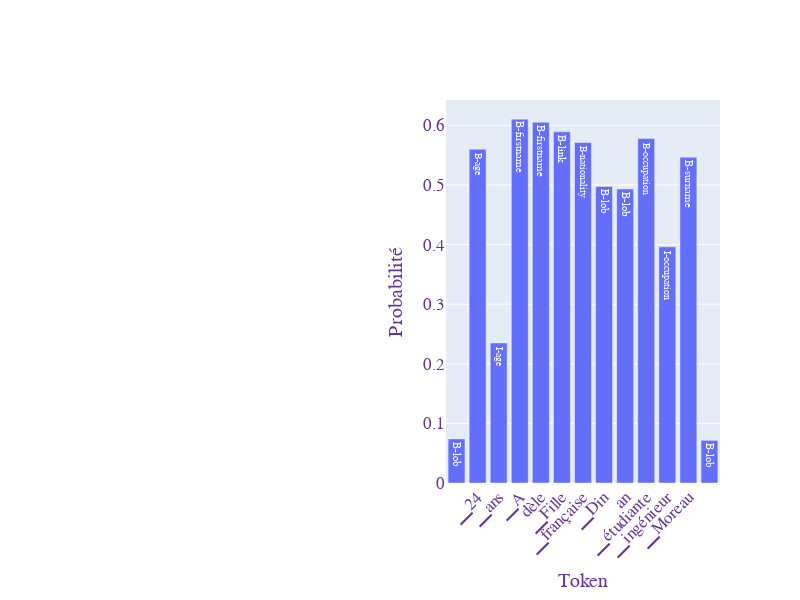

Notebook code cell kept with this figure:
### Code cell
# Get the maximum probability for each word
max_probabilities = torch.max(probas, dim=2).values.squeeze().tolist()

# Get the tokens
tokens = tokenizer.convert_ids_to_tokens(inputs['input_ids'][0])
tags = [id2tag[torch.argmax(probas[0, i, :]).item()] for i, _ in enumerate(tokens)]

fig = go.Figure()
fig.add_trace(go.Bar(x=tokens, y=max_probabilities, text=tags,))
fig.update_layout(
    # title='Top category for each token with its maximum probability',
    xaxis_tickangle=-45,
    xaxis_title='Token',
    yaxis_title='Probabilité',
    font=dict(family="Arial, sans-serif", size=17, color="RebeccaPurple"),
    width=800,
    height=600
)
fig.show()

### Figure 1 — Plotly figure (JSON) as saved in the notebook; plotly's stock layout.template omitted (floating-point values rounded to 4 significant figures)
{"data": [{"text": ["B-lob", "B-age", "I-age", "B-firstname", "B-firstname", "B-link", "B-nationality", "B-lob", "B-lob", "B-occupation", "I-occupation", "B-surname", "B-lob"], "type": "bar", "x": ["<s>", "▁24", "▁ans", "▁A", "dèle", "▁Fille", "▁française", "▁Din", "an", "▁étudiante", "▁ingénieur", "▁Moreau", "</s>"], "y": [0.07392, 0.5601, 0.2349, 0.6104, 0.6052, 0.5892, 0.5712, 0.4976, 0.4933, 0.5778, 0.3963, 0.5465, 0.0715]}], "layout": {"font": {"color": "RebeccaPurple", "family": "Arial, sans-serif", "size": 17}, "height": 600, "width": 800, "xaxis": {"tickangle": -45, "title": {"text": "Token"}}, "yaxis": {"title": {"text": "Probabilité"}}}}
